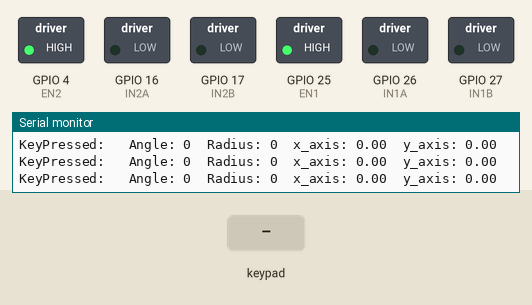
Recording of a sketch running on a simulated ESP32. Shown: switched loads named in the sketch (green lamp = pin HIGH), the last lines printed to the serial monitor. The inputs (shaded band) are chosen by the test bench.

Above: at 1.2 s.
1.3 s: key 'U' pressed
At 1.5 s:
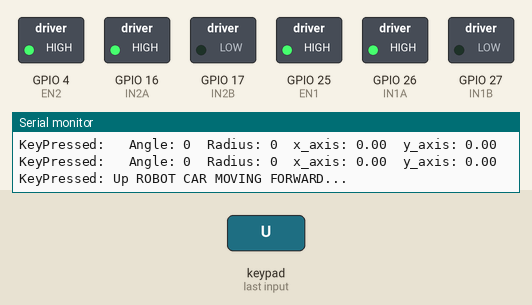
3.2 s: key 'D' pressed
At 3.4 s:
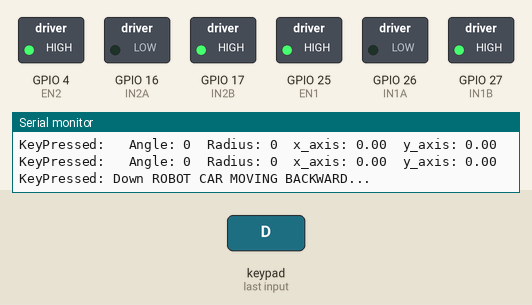
5.1 s: key 'L' pressed
At 5.3 s:
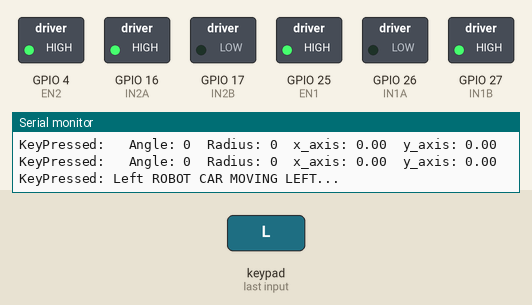
7.0 s: key 'R' pressed
At 7.2 s:
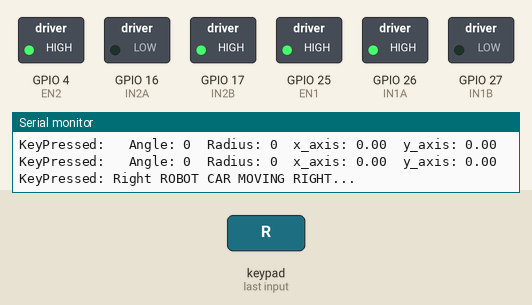
8.9 s: key 'X' pressed
At 9.4 s:
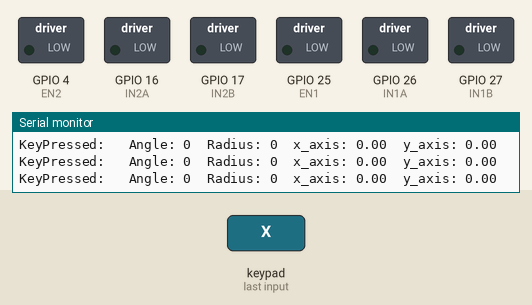
10.4 s: key 'D' pressed
At 10.6 s:
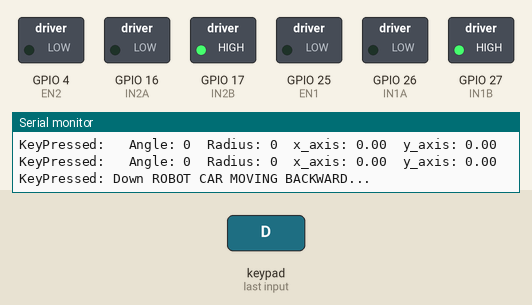
Timing chart, 0 to 13.3 s (numbered marks = the images above; inputs shaded):
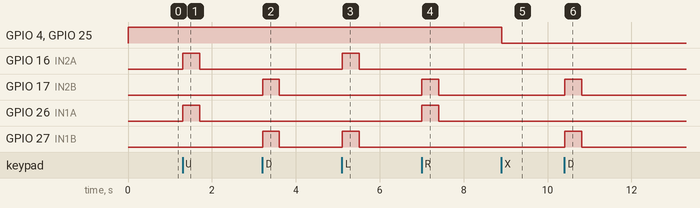

The sketch:

sketch_jun20a.ino
```cpp
/*
   Gamepad module provides three different mode namely Digital, JoyStick and Accelerometer.

   Explore more on: https://thestempedia.com/docs/dabble/game-pad-module/
    Modified by GM.
*/
#define CUSTOM_SETTINGS
#define INCLUDE_GAMEPAD_MODULE
#include <DabbleESP32.h>

// INITIALIZING VARIABLES
int EN1 = 25;     // MOTOR 1
int IN1A = 26;
int IN1B = 27;

int EN2 = 4;      // MOTOR 2
int IN2A = 16;
int IN2B = 17;

void setup() {
  // put your setup code here, to run once:
  Serial.begin(115200);      // make sure your Serial Monitor is also set at this baud rate.
  Dabble.begin("MLMSSARE");       //set bluetooth name of your device

Serial.println("ROBOT CAR..\n\n");
pinMode(EN1, OUTPUT);  // MOTOR 1 AS OUTPUT
pinMode(IN1A, OUTPUT);
pinMode(IN1B, OUTPUT);

pinMode(EN2, OUTPUT);  // MOTOR 2 AS OUTPUT
pinMode(IN2A, OUTPUT);
pinMode(IN2B, OUTPUT);

Serial.println(" SWITCHING ON ");
Switch_ON();


}

void loop() {
  Dabble.processInput();             //this function is used to refresh data obtained from smartphone.Hence calling this function is mandatory in order to get data properly from your mobile.
  Serial.print("KeyPressed: ");
  if (GamePad.isUpPressed())
  {
    Serial.print("Up");
    Serial.println(" ROBOT CAR MOVING FORWARD...");
    Forward();
    delay(200);
    Brake();
  //done

  }

  if (GamePad.isDownPressed())
  {
    Serial.print("Down");
    Serial.println(" ROBOT CAR MOVING BACKWARD...");
    Backward();
    delay(200);
    Brake();

  }

  if (GamePad.isLeftPressed())
  {
    Serial.print("Left");
      Serial.println(" ROBOT CAR MOVING LEFT...");
      Left();
      delay(200);
      Brake();
  }

  if (GamePad.isRightPressed())
  {
    Serial.print("Right");
    Serial.println(" ROBOT CAR MOVING RIGHT...");
    Right();
    delay(200);
    Brake();
  }

  if (GamePad.isSquarePressed())
  {
    Serial.print("Square");
  }

  if (GamePad.isCirclePressed())
  {
    Serial.print("Circle");
  }

  if (GamePad.isCrossPressed())
  {
    Serial.print("Cross");

    Serial.print("ROBOT CAR TURNED OFF");
    Switch_OFF();
  }

  if (GamePad.isTrianglePressed())
  {
    Serial.print("Triangle");
  }

  if (GamePad.isStartPressed())
  {
    Serial.print("Start");
     Serial.print("ROBOT CAR TURNED ON");
    Switch_ON();

  }

  if (GamePad.isSelectPressed())
  {
    Serial.print("Select");
  }
  Serial.print('\t');

  int a = GamePad.getAngle();
  Serial.print("Angle: ");
  Serial.print(a);
  Serial.print('\t');
  int b = GamePad.getRadius();
  Serial.print("Radius: ");
  Serial.print(b);
  Serial.print('\t');
  float c = GamePad.getXaxisData();
  Serial.print("x_axis: ");
  Serial.print(c);
  Serial.print('\t');
  float d = GamePad.getYaxisData();
  Serial.print("y_axis: ");
  Serial.println(d);
  Serial.println();
}

// TURN ON MOTORS
void Switch_ON()
{
 digitalWrite(EN1, HIGH );
 digitalWrite(EN2, HIGH );
}

// TURN OFF MOTORS
void Switch_OFF()
{
 digitalWrite(EN1, LOW );
 digitalWrite(EN2, LOW );
}

// Forward
void Forward(){
  digitalWrite(IN1A, HIGH); // TURNING MOTOR 1 FORWARD
  digitalWrite(IN1B, LOW);

  digitalWrite(IN2A, HIGH); // TURNING MOTOR 2 FORWARD
  digitalWrite(IN2B, LOW);
}

// BACKWARD
void Backward(){
  digitalWrite(IN1A, LOW); // TURNING MOTOR 1  BACK
  digitalWrite(IN1B, HIGH);

  digitalWrite(IN2A, LOW); // TURNING MOTOR 2  BACK
  digitalWrite(IN2B, HIGH);
}

// RIGHT
void Right(){
  digitalWrite(IN1A, HIGH ); // TURNING MOTOR 1  FORWARD
  digitalWrite(IN1B, LOW);

  digitalWrite(IN2A, LOW); // TURNING MOTOR 2  BACKWARD
  digitalWrite(IN2B, HIGH);
}

// TURN ROBOT LEFT
void Left(){
  digitalWrite(IN1A, LOW); // TURNING MOTOR 1  BACKWARD
  digitalWrite(IN1B, HIGH);

  digitalWrite(IN2A, HIGH); // TURNING MOTOR 2  FORWAR.D
  digitalWrite(IN2B, LOW);
}

// BRAKE
void Brake(){
  digitalWrite(IN1A, LOW); // TURNING MOTOR 1 off
  digitalWrite(IN1B, LOW);

  digitalWrite(IN2A, LOW); // TURNING MOTOR 2 off
  digitalWrite(IN2B, LOW);
}
```

Measured:
- after the input at 1.3 s, GPIO 16 (IN2A), GPIO 26 (IN1A): LOW → HIGH at once, → LOW 0.40 s later
- after the input at 3.2 s, GPIO 17 (IN2B), GPIO 27 (IN1B): LOW → HIGH at once, → LOW 0.40 s later
- after the input at 5.1 s, GPIO 16 (IN2A), GPIO 27 (IN1B): LOW → HIGH at once, → LOW 0.40 s later
- after the input at 7.0 s, GPIO 17 (IN2B), GPIO 26 (IN1A): LOW → HIGH at once, → LOW 0.40 s later
- after the input at 8.9 s, GPIO 4 (EN2), GPIO 25 (EN1): HIGH → LOW at once
- after the input at 10.4 s, GPIO 17 (IN2B), GPIO 27 (IN1B): LOW → HIGH at once, → LOW 0.40 s later
